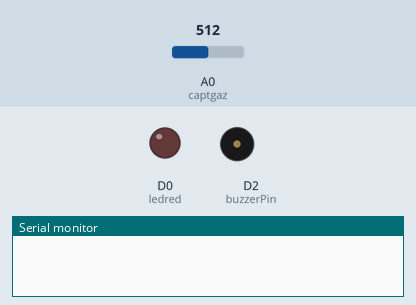
The sketch below on a simulated ESP8266 (NodeMCU). Parts: output pins drawn as LEDs (lit = HIGH), buzzer (waves = sounding), the last lines printed to the serial monitor. Inputs (shaded band) come from the test bench; at power-on: A0 (captgaz) = 512. WiFi joins after 1.5 s; servers stay silent unless stated.

Above: at 0.0 s.
At 3.5 s:
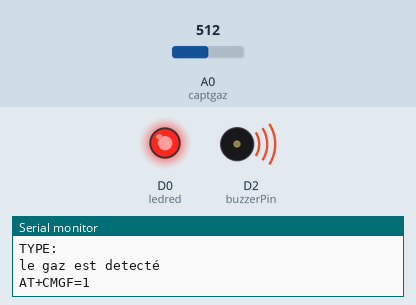
Timing chart, 0 to 5.0 s (numbered marks = the images above):
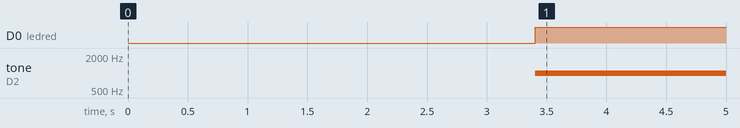

The sketch:

TEST-TOUT.ino
```cpp
#include <Wire.h>
#include<EEPROM.h>
#include <SoftwareSerial.h>
//SoftwareSerial SIM900( RX , TX);


//------------------
#include <Arduino.h>
//#include <ESPAsyncWebServer.h>
#include <ESP8266WiFi.h>
#include <Firebase_ESP_Client.h>
#include <Wire.h>
#include <ESP8266WiFi.h>


// This call example is for test only, do not use in the production due to quota limit of calls.

const int buzzerPin = D2;
const int captgaz = A0  ;
int S0 = D3;
int ledred = D0;
int gaz;
int Gaz;
int count = 0;

unsigned long sendDataPrevMillis = 0;


//#include <Adafruit_Sensor.h>
//#include <Adafruit_BME280.h>
//#include <NTPClient.h>
//#include <WiFiUdp.h>
//#include <FirebaseESP32.h>
// Provide the token generation process info.
//#include "addons/TokenHelper.h"
// Provide the RTDB payload printing info and other helper functions.
//#include "addons/RTDBHelper.h"

// Insert your network credentials
#define WIFI_SSID "KALANSO_Telefilani"
#define WIFI_PASSWORD "Iw2GgsF8Y0@Z"

// Insert Firebase project API Key
#define API_KEY "AIzaSyAWQCp_oriy9ViN_-waFOW-FvR94l-gNs8"

// Insert Authorized Email and Corresponding Password
#define USER_EMAIL "thiamfatim7010@gmail.com"
#define USER_PASSWORD "F701058t"

// Insert RTDB URLefine the RTDB URL
#define DATABASE_URL "https://demosogaz-default-rtdb.firebaseio.com"

// Define Firebase objects
FirebaseData fbdo;
FirebaseAuth auth;
FirebaseConfig config;

// Initialize WiFi
void initWiFi() {
  WiFi.begin(WIFI_SSID, WIFI_PASSWORD);
  Serial.print("Connecting to WiFi ..");
  while (WiFi.status() != WL_CONNECTED) {
    Serial.print('.');
    delay(1000);
  }
  Serial.println(WiFi.localIP());
  Serial.println();
}


void setup() {

  pinMode(captgaz, INPUT);
  pinMode(buzzerPin, OUTPUT);
  pinMode(ledred, OUTPUT);
  pinMode(S0, INPUT);


  Serial.begin(115200);
  //Serial.begin(19200);
  delay(1000);
  // passer l'appel telephonique
  //callSomeone();
  initWiFi();
  //timeClient.begin();

  // Assign the api key (required)
  config.api_key = API_KEY;

  // Assign the user sign in credentials
  auth.user.email = USER_EMAIL;
  auth.user.password = USER_PASSWORD;

  // Assign the RTDB URL (required)
  config.database_url = DATABASE_URL;

  Firebase.reconnectWiFi(true);
  //fbdo.setResponseSize(4096);

  // Assign the callback function for the long running token generation task */


  // Assign the maximum retry of token generation
  config.max_token_generation_retry = 5;

  // Initialize the library with the Firebase authen and config
  Firebase.begin(&config, &auth);


}

void loop() {

  //Gaz = digitalRead(S0);
  gaz = analogRead(captgaz);
  Serial.print("Analog :");
  Serial.println(gaz);
  // Serial.print("D :");
  //Serial.println(Gaz);
  delay(100);

  if (Firebase.ready() && (millis() - sendDataPrevMillis > 10000 || sendDataPrevMillis == 0)) {
    sendDataPrevMillis = millis();
    // Write an Int number on the database path test/int
    if (Firebase.RTDB.setInt(&fbdo, "Dispositif-1/float", count)) {
      Serial.println("PASSED");
      Serial.println("PATH: " + fbdo.dataPath());
      Serial.println("TYPE: " + fbdo.dataType());
    }
    else {
      Serial.println("FAILED");
      Serial.println("REASON: " + fbdo.errorReason());
    }
    count++;

    // Write an Float number on the database path test/float
    //  if (Firebase.RTDB.setFloat(&fbdo, "Dispositif-1/float", 0.01 + random(0,100))){

    if (Firebase.RTDB.setFloat(&fbdo, "Dispositif-1/Concentration", gaz)) {
      Serial.println("PASSED");
      Serial.println("PATH: " + fbdo.dataPath());
      Serial.println("TYPE: " + fbdo.dataType());
    }
    else {
      Serial.println("FAILED");
      Serial.println("REASON: " + fbdo.errorReason());
    }
  }


  //DECLENCHEMENT DES ACTIONS///////////////////////

  if (gaz < 150) // PAs de detection de gaz
  {
    noTone(buzzerPin);

    digitalWrite(ledred, LOW);
    delay(100);
  }
  else
  { // Cas d'une detection de gaz

    // 1 ER CAS
    if (gaz >= 170) {
      tone(buzzerPin, 1000 );
      digitalWrite(ledred, HIGH);
      Serial.println("le gaz est detecté");

      //1er SMS


      Serial.print("AT+CMGF=1\r");    //Sets the GSM Module in Text Mode
      delay(1000);  // Delay of 1 second
      Serial.println("AT+CMGS=\"+22370897181\""); // Replace x with mobile number
      delay(100);
      Serial.println("ATTENTION IL Y'A FUITE DE GAZ");// The SMS text you want to send
      delay(100);
      Serial.println((char)26);// ASCII code of CTRL+Z for saying the end of sms to  the module
      delay(100);
      Serial.println();
      delay(5000);
      //delay(100);
    }

    // 2 eme Cas
    if (gaz >= 200) {

      //2eme SMS


      Serial.print("AT+CMGF=1\r");    //Sets the GSM Module in Text Mode
      delay(100);  // Delay of 1 second
      Serial.println("AT+CMGS=\"+22370897181\""); // Replace x with mobile number
      delay(100);
      Serial.println("ATTENTION IL Y'A FUITE DE GAZ.");// The SMS text you want to send
      delay(100);
      Serial.println((char)26);// ASCII code of CTRL+Z for saying the end of sms to  the module
      delay(100);
      Serial.println();
      delay(5000);
      //delay(100);
    }

    // 3 eme Cas
    if (gaz >= 220) {

      //3 eme SMS

      Serial.print("AT+CMGF=1\r");    //Sets the GSM Module in Text Mode
      delay(1000);  // Delay of 1 second
      Serial.println("AT+CMGS=\"+22370897181\""); // Replace x with mobile number
      delay(100);
      Serial.println("ATTENTION IL Y'A FUITE DE GAZ");// The SMS text you want to send
      delay(100);
      Serial.println((char)26);// ASCII code of CTRL+Z for saying the end of sms to  the module
      delay(100);
      Serial.println();
      delay(5000);
      delay(10000);

      //PASSER APPEL

      Serial.println("ATD +22370897181;");
      delay(100);
      Serial.println();

      // Lappel ne peut durer que 30 secondes
      // Vous pouvez modifier la durée de l'appel téléphonique dans le délai

      delay(30000);
      // commande dangerous gaz pour raccrocher
      Serial.println("Dangerous gaz"); // hang up

    }

  }
}


/* if (gaz < 150) // PAs de detection de gaz
  {
   if (Firebase.ready())
   {
     Firebase.RTDB.setInt(&fbdo, "demosogaz/table/concentration",150);

   }
   noTone(buzzerPin);


   digitalWrite(ledred, LOW);
   delay(100);
  }
  else {
   // Cas d'une detection de gaz

   if (Firebase.ready())
   {
     Firebase.RTDB.setInt(&fbdo, "demosogaz/table/concentration",156);
     //Firebase.RTDB.setString(&fbdo, "myparking/place1/time",t);
   }
   //lcd.print("1LB");
  // S1 = 0;
   //analogWrite(led1, 0);
   if (gaz >= 200) {
     if (Firebase.ready())
   {
     Firebase.RTDB.setInt(&fbdo, "demosogaz/table1/concentration",200);
   }
    tone(buzzerPin, 1000 );
     digitalWrite(ledred, HIGH);
     Serial.println("le gaz est detecté");

     //1er SMS


     Serial.print("AT+CMGF=1\r");    //Sets the GSM Module in Text Mode
     delay(1000);  // Delay of 1 second
     Serial.println("AT+CMGS=\"+22376299710\""); // Replace x with mobile number
     delay(100);
     Serial.println("ATTENTION IL Y'A FUITE DE GAZ");// The SMS text you want to send
     delay(100);
     Serial.println((char)26);// ASCII code of CTRL+Z for saying the end of sms to  the module
     delay(100);
     Serial.println();
     delay(5000);
     //delay(100);

  }
  // 2 eme Cas
      if (gaz >= 250) {
       if (Firebase.ready())
   {
     Firebase.RTDB.setInt(&fbdo, "demosogaz/table2/concentration",250);
   }


     Serial.print("AT+CMGF=1\r");    //Sets the GSM Module in Text Mode
     delay(100);  // Delay of 1 second
     Serial.println("AT+CMGS=\"+22375710051\""); // Replace x with mobile number
     delay(100);
     Serial.println("ATTENTION IL Y'A FUITE DE GAZ.");// The SMS text you want to send
     delay(100);
     Serial.println((char)26);// ASCII code of CTRL+Z for saying the end of sms to  the module
     delay(100);
     Serial.println();
     delay(5000);
     //delay(100);
     }

     // 3 eme Cas
     if (gaz >= 275) {
        if (Firebase.ready())
   {
     Firebase.RTDB.setInt(&fbdo, "demosogaz/table3/concentration",275);
   }
   //3 eme SMS

         Serial.print("AT+CMGF=1\r");    //Sets the GSM Module in Text Mode
     delay(1000);  // Delay of 1 second
     Serial.println("AT+CMGS=\"+22371883108\""); // Replace x with mobile number
     delay(100);
     Serial.println("ATTENTION IL Y'A FUITE DE GAZ");// The SMS text you want to send
     delay(100);
     Serial.println((char)26);// ASCII code of CTRL+Z for saying the end of sms to  the module
     delay(100);
     Serial.println();
     delay(5000);
     delay(10000);

     //PASSER APPEL

     Serial.println("ATD +22376299710;");
     delay(100);
     Serial.println();

     // Lappel ne peut durer que 30 secondes
     // Vous pouvez modifier la durée de l'appel téléphonique dans le délai

     delay(30000);
     // commande dangerous gaz pour raccrocher
     Serial.println("Dangerous gaz"); // hang up


     }


  }*/


/*----------------------t----------------------
  void incremente_horloge(struct Horloge *horloge)
  {
  (*horloge).secondes++;
  }
  void stop_horloge(struct Horloge *horloge)
  {
  (*horloge).secondes = 0;
  }
  void save_horloge(struct Horloge h)
  {
  EEPROM.put(adresse_horloge, h);
  }
  void print_horloge(struct Horloge horloge)
  {
  t = horloge.secondes;
  Serial.println(horloge.secondes);
  }
  ISR(TIMER2_OVF_vect)
  {
  if (compteur++ == 125)
  {
    incremente_horloge(&horloge);
    compteur = 0;
  }
  if (compteur2++ == 125)
  {
    incremente_horloge2(&horloge2);
    compteur2 = 0;
  }
  if (compteur3++ == 125)
  {
    incremente_horloge3(&horloge3);
    compteur3 = 0;
  }
  if (compteur4++ == 125)
  {
    incremente_horloge4(&horloge4);
    compteur4 = 0;
  }
  if (timer_5s++ == 125)
  {
    synchronisation = true;
    synchronisation2 = true;
    synchronisation3 = true;
    synchronisation4 = true;
    timer_5s = 0;
  }
  TCNT2 = 6; //réarmement  dans 4ms
  }
  /----------------------t2----------------------
  void incremente_horloge2(struct Horloge2 *horloge2)
  {
  (*horloge2).secondes2++;
  }
  void stop_horloge2(struct Horloge2 *horloge2)
  {
  (*horloge2).secondes2 = 0;
  }
  void save_horloge2(struct Horloge2 h2)
  {
  EEPROM.put(adresse_horloge2, h2);
  }
  void print_horloge2(struct Horloge2 horloge2)
  {
  t2 = horloge2.secondes2;
  Serial.print("la valeur de t2 est : ");
  Serial.println(horloge2.secondes2);
  }
  ----------------------t3----------------------
  void incremente_horloge3(struct Horloge3 *horloge3)
  {
  (*horloge3).secondes3++;
  }
  void stop_horloge3(struct Horloge3 *horloge3)
  {
  (*horloge3).secondes3 = 0;
  }
  void save_horloge3(struct Horloge3 h3)
  {
  EEPROM.put(adresse_horloge3, h3);
  }
  void print_horloge3(struct Horloge3 horloge3)
  {
  t3 = horloge3.secondes3;
  Serial.print("la valeur de t3 est : ");
  Serial.println(horloge3.secondes3);
  }
  //----------------------t4----------------------
  void incremente_horloge4(struct Horloge4 *horloge4)
  {
  (*horloge4).secondes4++;
  }
  void stop_horloge4(struct Horloge4 *horloge4)
  {
  (*horloge4).secondes4 = 0;
  }
  void save_horloge4(struct Horloge4 h4)
  {
  EEPROM.put(adresse_horloge4, h4);
  }
  void print_horloge4(struct Horloge4 horloge4)
  {
  t4 = horloge4.secondes4;
  Serial.print("la valeur de t4 est : ");
  Serial.println(horloge4.secondes4);
  }
*/
```

Measured:
- by itself, D0 (ledred): LOW → HIGH at 3.4 s
- by itself, tone on D2 (buzzerPin): silent → 1000 Hz at 3.4 s
